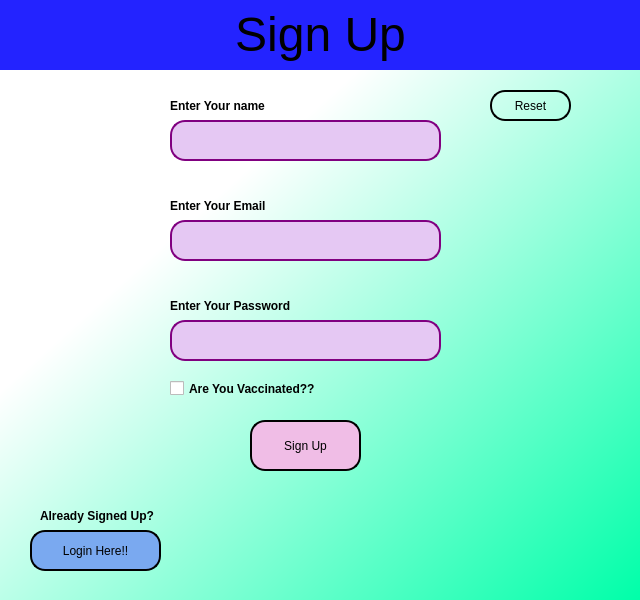
<?xml version="1.0" encoding="UTF-8"?>
<ui version="4.0">
 <class>mainWindow</class>
 <widget class="QMainWindow" name="mainWindow">
  <property name="geometry">
   <rect>
    <x>0</x>
    <y>0</y>
    <width>640</width>
    <height>600</height>
   </rect>
  </property>
  <property name="windowTitle">
   <string>MainWindow</string>
  </property>
  <property name="styleSheet">
   <string notr="true">background:qlineargradient(spread:pad, x1:1, y1:1, x2:0.347091, y2:0.319, stop:0 rgba(0, 255, 169, 255), stop:1 rgba(255, 255, 255, 255))</string>
  </property>
  <widget class="QWidget" name="centralwidget">
   <widget class="QLabel" name="label">
    <property name="geometry">
     <rect>
      <x>0</x>
      <y>-1</y>
      <width>641</width>
      <height>71</height>
     </rect>
    </property>
    <property name="font">
     <font>
      <pointsize>36</pointsize>
     </font>
    </property>
    <property name="styleSheet">
     <string notr="true">background:rgb(35, 35, 255)</string>
    </property>
    <property name="text">
     <string>Sign Up</string>
    </property>
    <property name="alignment">
     <set>Qt::AlignCenter</set>
    </property>
   </widget>
   <widget class="QLabel" name="label_2">
    <property name="geometry">
     <rect>
      <x>170</x>
      <y>90</y>
      <width>221</width>
      <height>31</height>
     </rect>
    </property>
    <property name="font">
     <font>
      <bold>true</bold>
     </font>
    </property>
    <property name="styleSheet">
     <string notr="true">background-color:none</string>
    </property>
    <property name="text">
     <string>Enter Your name</string>
    </property>
   </widget>
   <widget class="QLineEdit" name="lineEdit">
    <property name="geometry">
     <rect>
      <x>170</x>
      <y>120</y>
      <width>271</width>
      <height>41</height>
     </rect>
    </property>
    <property name="styleSheet">
     <string notr="true">QLineEdit{
	background: #E5C8F3;
	border:2px solid purple;
	border-radius:15px;
}

QLineEdit:focus{
	border:2px solid #F49D2E;
    background: #F3D7B4;
	border-radius:15px;
}</string>
    </property>
   </widget>
   <widget class="QLineEdit" name="lineEdit_2">
    <property name="geometry">
     <rect>
      <x>170</x>
      <y>220</y>
      <width>271</width>
      <height>41</height>
     </rect>
    </property>
    <property name="styleSheet">
     <string notr="true">QLineEdit{
	background: #E5C8F3;
	border:2px solid purple;
	border-radius:15px;
}

QLineEdit:focus{
	border:2px solid #F49D2E;
    background: #F3D7B4;
	border-radius:15px;
}</string>
    </property>
   </widget>
   <widget class="QLabel" name="label_3">
    <property name="geometry">
     <rect>
      <x>170</x>
      <y>190</y>
      <width>221</width>
      <height>31</height>
     </rect>
    </property>
    <property name="font">
     <font>
      <bold>true</bold>
     </font>
    </property>
    <property name="styleSheet">
     <string notr="true">background-color:none
</string>
    </property>
    <property name="text">
     <string>Enter Your Email</string>
    </property>
   </widget>
   <widget class="QLineEdit" name="lineEdit_3">
    <property name="geometry">
     <rect>
      <x>170</x>
      <y>320</y>
      <width>271</width>
      <height>41</height>
     </rect>
    </property>
    <property name="styleSheet">
     <string notr="true">QLineEdit{
	background: #E5C8F3;
	border:2px solid purple;
	border-radius:15px;
}

QLineEdit:focus{
	border:2px solid #F49D2E;
    background: #F3D7B4;
	border-radius:15px;
}
</string>
    </property>
    <property name="echoMode">
     <enum>QLineEdit::Password</enum>
    </property>
   </widget>
   <widget class="QLabel" name="label_4">
    <property name="geometry">
     <rect>
      <x>170</x>
      <y>290</y>
      <width>221</width>
      <height>31</height>
     </rect>
    </property>
    <property name="font">
     <font>
      <bold>true</bold>
     </font>
    </property>
    <property name="styleSheet">
     <string notr="true">background-color:none</string>
    </property>
    <property name="text">
     <string>Enter Your Password</string>
    </property>
   </widget>
   <widget class="QPushButton" name="pushButton">
    <property name="geometry">
     <rect>
      <x>490</x>
      <y>90</y>
      <width>81</width>
      <height>31</height>
     </rect>
    </property>
    <property name="styleSheet">
     <string notr="true">QPushButton{
	background-color:none;
	border:2px solid black;
	border-radius:15px;
}
QPushButton:hover{
	background-color:#E1E7F0;
	border: 2px solid black;
	border-radius:15px;
}</string>
    </property>
    <property name="text">
     <string>Reset</string>
    </property>
   </widget>
   <widget class="QCheckBox" name="checkBox">
    <property name="geometry">
     <rect>
      <x>170</x>
      <y>380</y>
      <width>211</width>
      <height>17</height>
     </rect>
    </property>
    <property name="font">
     <font>
      <bold>true</bold>
     </font>
    </property>
    <property name="styleSheet">
     <string notr="true">background-color:none</string>
    </property>
    <property name="text">
     <string>Are You Vaccinated??</string>
    </property>
   </widget>
   <widget class="QPushButton" name="pushButton_2">
    <property name="geometry">
     <rect>
      <x>250</x>
      <y>420</y>
      <width>111</width>
      <height>51</height>
     </rect>
    </property>
    <property name="styleSheet">
     <string notr="true">QPushButton{
	background-color:#F0BDE6;
	border: 2px solid black;
	border-radius:15px;
	transition:0.2s;

}
QPushButton:hover{
	background-color:#F1D5EB;
	border: 2px solid black;
	border-radius:15px;
	transition:0.2s;
	cursor:pointer;
}</string>
    </property>
    <property name="text">
     <string>Sign Up</string>
    </property>
   </widget>
   <widget class="QLabel" name="label_5">
    <property name="geometry">
     <rect>
      <x>40</x>
      <y>500</y>
      <width>211</width>
      <height>31</height>
     </rect>
    </property>
    <property name="font">
     <font>
      <bold>true</bold>
     </font>
    </property>
    <property name="styleSheet">
     <string notr="true">background-color:none
</string>
    </property>
    <property name="text">
     <string>Already Signed Up?</string>
    </property>
   </widget>
   <widget class="QPushButton" name="pushButton_3">
    <property name="geometry">
     <rect>
      <x>30</x>
      <y>530</y>
      <width>131</width>
      <height>41</height>
     </rect>
    </property>
    <property name="styleSheet">
     <string notr="true">QPushButton{
	background-color:#7AA9F0;
	border: 2px solid black;
	border-radius:15px;
	transition:0.2s;

}
QPushButton:hover{
	background-color:#A8C7F5;
	border: 2px solid black;
	border-radius:15px;
	transition:0.2s;
	cursor:pointer;
}

</string>
    </property>
    <property name="text">
     <string>Login Here!!</string>
    </property>
   </widget>
   <widget class="QLabel" name="label_6">
    <property name="geometry">
     <rect>
      <x>0</x>
      <y>0</y>
      <width>641</width>
      <height>581</height>
     </rect>
    </property>
    <property name="styleSheet">
     <string notr="true">background-color:none;</string>
    </property>
    <property name="text">
     <string/>
    </property>
   </widget>
   <zorder>label_6</zorder>
   <zorder>label</zorder>
   <zorder>label_2</zorder>
   <zorder>lineEdit</zorder>
   <zorder>lineEdit_2</zorder>
   <zorder>label_3</zorder>
   <zorder>lineEdit_3</zorder>
   <zorder>label_4</zorder>
   <zorder>pushButton</zorder>
   <zorder>checkBox</zorder>
   <zorder>pushButton_2</zorder>
   <zorder>label_5</zorder>
   <zorder>pushButton_3</zorder>
  </widget>
  <widget class="QMenuBar" name="menubar">
   <property name="geometry">
    <rect>
     <x>0</x>
     <y>0</y>
     <width>640</width>
     <height>22</height>
    </rect>
   </property>
  </widget>
 </widget>
 <resources/>
 <connections/>
</ui>
